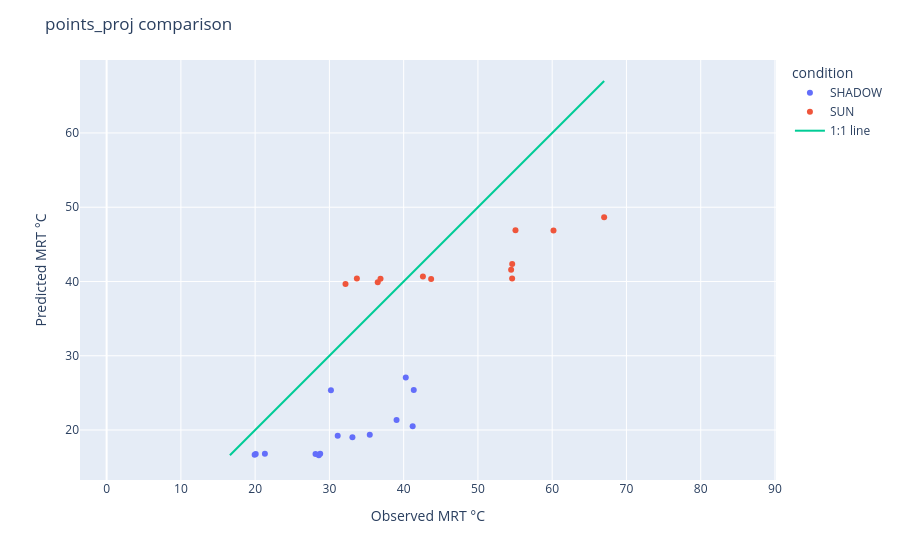

Notebook source saved alongside this figure:
### Code cell
# Compute 1:1 line range
m = min(obs.min(), pred.min())
M = max(obs.max(), pred.max())

# Scatter
fig = px.scatter(
    points_proj,
    x=obs,
    y=pred,
    color="condition",
    hover_data=["TG", "TA","WIND M/S", "Instrument"],
)

# 1:1 line
fig.add_scatter(
    x=[m, M],
    y=[m, M],
    mode="lines",
    name="1:1 line"
)

fig.update_layout(
    xaxis_title="Observed MRT °C",
    yaxis_title="Predicted MRT °C",
    title="points_proj comparison"
)

fig.update_yaxes(scaleanchor="x", scaleratio=1)

fig.show()

### Figure 1 — Plotly figure (JSON) as saved in the notebook; plotly's stock layout.template omitted (floating-point values rounded to 4 significant figures)
{"data": [{"customdata": [[32.6, 29.3, 0, "T1 - Sper Scientific 800036 "], [31.6, 28.7, 2.7, "T2 - TM-188D TENMARS "], [34.4, 30.7, 0.9, "T2 - TM-188D TENMARS "], [33, 28.9, 1, "T2 - TM-188D TENMARS "], [32.5, 30.4, 0, "T2 - TM-188D TENMARS "], [34.8, 31.9, 0.1, "T1 - Sper Scientific 800036 "], [32.5, 30.3, 0.4, "T2 - TM-188D TENMARS "], [31.8, 32.3, 0, "T1 - Sper Scientific 800036 "], [30, 31.6, 0, "T1 - Sper Scientific 800036 "], [29.3, 31.8, 0, "T1 - Sper Scientific 800036 "], [33.1, 30.6, 0, "T2 - TM-188D TENMARS "], [28.9, 31.9, 0, "T1 - Sper Scientific 800036 "], [29.6, 31, 0, "T1 - Sper Scientific 800036 "], [29.7, 30.9, 0, "T1 - Sper Scientific 800036 "]], "hovertemplate": "condition=SHADOW<br>MRT=%{x}<br>MRT_predicted=%{y}<br>TG=%{customdata[0]}<br>TA=%{customdata[1]}<br>WIND M/S=%{customdata[2]}<br>Instrument=%{customdata[3]}<extra></extra>", "legendgroup": "SHADOW", "marker": {"color": "#636efa", "symbol": "circle"}, "mode": "markers", "name": "SHADOW", "orientation": "v", "showlegend": true, "type": "scatter", "x": [30.2, 41.36, 41.21, 40.29, 39.04, 31.12, 35.44, 28.76, 28.57, 28.13, 33.1, 20.08, 21.31, 19.93], "xaxis": "x", "y": [25.35, 25.38, 20.51, 27.09, 21.36, 19.23, 19.38, 16.8, 16.6, 16.76, 19.02, 16.75, 16.8, 16.67], "yaxis": "y"}, {"customdata": [[38.7, 30.1, 1.6, "T2 - TM-188D TENMARS "], [42.2, 28.9, 0.7, "T1 - Sper Scientific 800036 "], [38, 34.4, 0.2, "T1 - Sper Scientific 800036 "], [40.9, 35, 0.8, "T1 - Sper Scientific 800036 "], [42.7, 36.4, 0.3, "T1 - Sper Scientific 800036 "], [38.6, 30.2, 1.6, "T2 - TM-188D TENMARS "], [39.6, 34.8, 0.8, "T1 - Sper Scientific 800036 "], [39.4, 29.2, 3, "T2 - TM-188D TENMARS "], [46.8, 37.2, 0.7, "T1 - Sper Scientific 800036 "], [41.1, 31.5, 1.7, "T2 - TM-188D TENMARS "], [43.7, 33.5, 0.6, "T2 - TM-188D TENMARS "], [39.4, 30.1, 2.4, "T2 - TM-188D TENMARS "]], "hovertemplate": "condition=SUN<br>MRT=%{x}<br>MRT_predicted=%{y}<br>TG=%{customdata[0]}<br>TA=%{customdata[1]}<br>WIND M/S=%{customdata[2]}<br>Instrument=%{customdata[3]}<extra></extra>", "legendgroup": "SUN", "marker": {"color": "#EF553B", "symbol": "circle"}, "mode": "markers", "name": "SUN", "orientation": "v", "showlegend": true, "type": "scatter", "x": [60.18, 55.06, 32.17, 36.51, 36.88, 54.47, 33.7, 67.0, 42.59, 54.62, 43.7, 54.61], "xaxis": "x", "y": [46.87, 46.9, 39.67, 39.9, 40.36, 41.58, 40.39, 48.64, 40.66, 42.36, 40.35, 40.41], "yaxis": "y"}, {"mode": "lines", "name": "1:1 line", "type": "scatter", "x": [16.6, 67.0], "y": [16.6, 67.0]}], "layout": {"legend": {"title": {"text": "condition"}, "tracegroupgap": 0}, "margin": {"t": 60}, "title": {"text": "points_proj comparison"}, "xaxis": {"anchor": "y", "domain": [0, 1], "title": {"text": "Observed MRT °C"}}, "yaxis": {"anchor": "x", "domain": [0, 1], "scaleanchor": "x", "scaleratio": 1, "title": {"text": "Predicted MRT °C"}}}}
